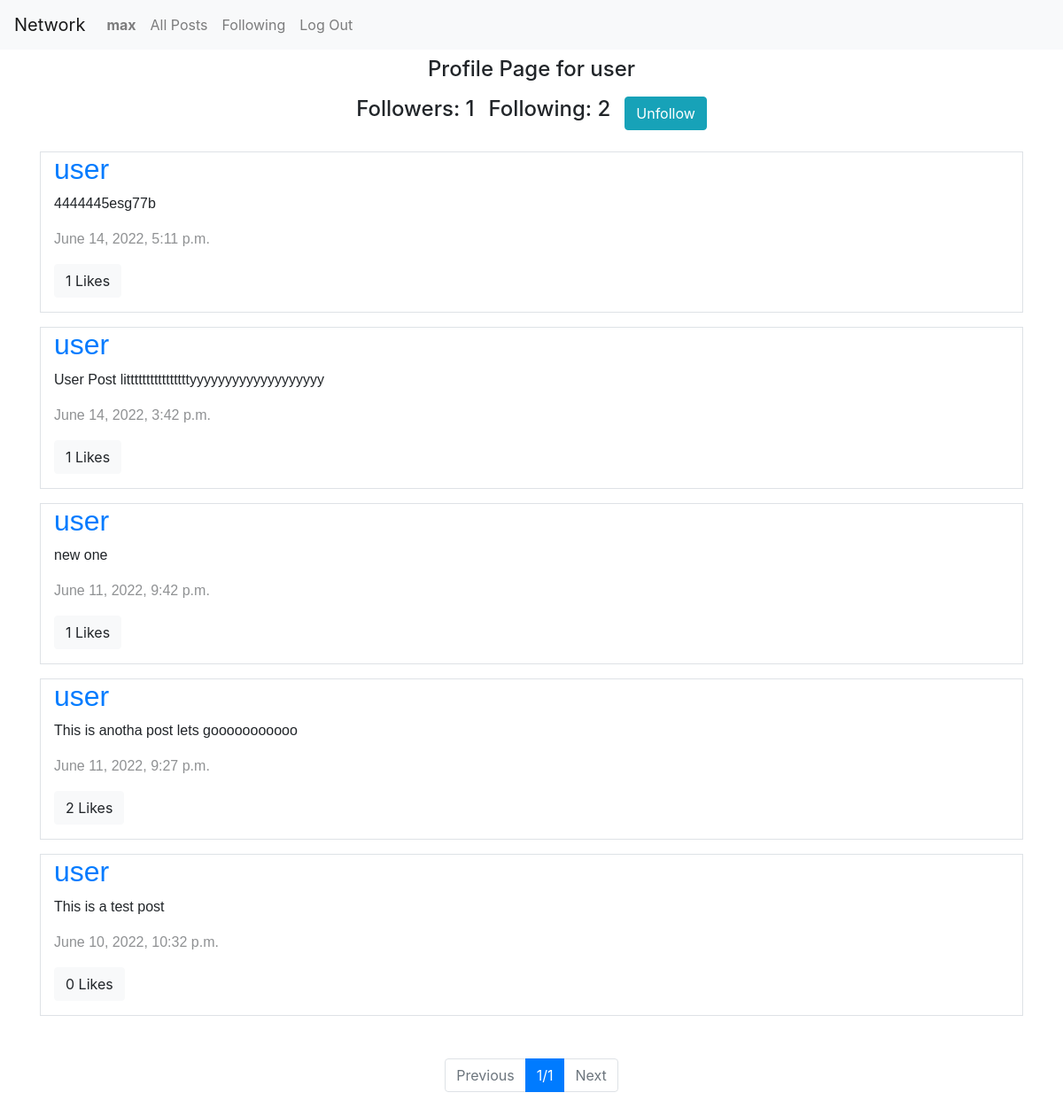
The app's page /user/user (signed in), older data.
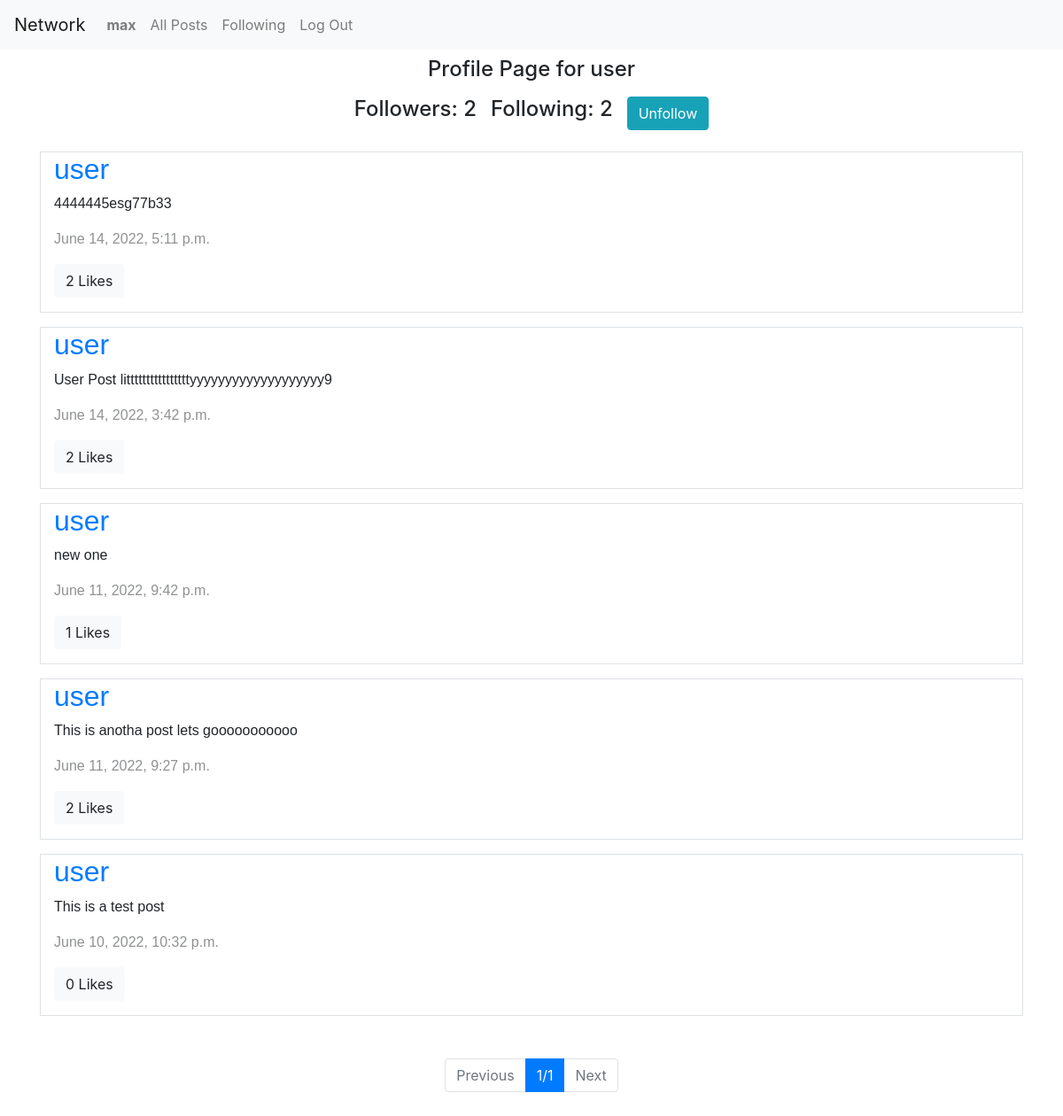
The same page, newer data.
### network/models.py (models this page shows, shortened)
class Follow(models.Model):
    account = models.ForeignKey(User, on_delete=models.CASCADE)
    follow = models.ManyToManyField(User, null=True, blank=True, related_name="Follows")

class Post(models.Model):
    poster = models.ForeignKey(User, on_delete=models.CASCADE, related_name="Posts")
    text = models.CharField(max_length=280)
    timestamp = models.DateTimeField(auto_now_add=True)
    like = models.ManyToManyField(User, related_name="Likes")

class User(AbstractUser):
    pass

### network/views.py (the view)
# urls.py: path("user/<str:userpage>", views.userpage, name="userpage"),
@login_required
def userpage(request, userpage):
    user = User.objects.get(username = userpage)
    follows = Follow.objects.get(account = user)
    posts = user.Posts.all()
    posts = posts.order_by('-timestamp')
    p = Paginator(posts, 10)
    page = request.GET.get('page')
    posts = p.get_page(page)
    if request.method == "POST":
        print(request.POST)
        if request.POST["button"] == "Follow":
           follows.follow.add(request.user)
        elif request.POST["button"] == "Unfollow":
            follows.follow.remove(request.user)
    if request.user in follows.follow.all():
        button = "Unfollow"
    else:
        button = "Follow"
    return render(request, "network/userpage.html", {
        "follows": follows,
        "posts": posts,
        "current": user,
        "button": button,
    })

### network/templates/network/userpage.html (shortened to what this page needs)
{% extends "network/layout.html" %}
{% load static %}
{% block body %}
<div class="container">
    <div class="d-flex justify-content-center mt-2">
        <h4>Profile Page for {{ current.username }}</h4>
    </div>
    <div class="d-flex justify-content-center">
        <h4 class="m-2">Followers: {{ follows.follow.count }}</h4>
        <h4 class="m-2">Following: {{ current.Follows.all.count }}</h4>
        {% if request.user != current %}
        <form method="POST">
            <button class="btn btn-info m-2" type="submit" name="button" value="{{ button }}">{{ button }}</button>
        </form>
        {% endif %}
    </div>
    {% for post in posts %}
    <div class="col border mt-3 pb-3">
        <div class="">
            <h2><a href="{% url 'userpage' post.poster %}">{{ post.poster }}</a></h2>
        </div>
        {% if post.poster == request.user %}
        <div class="" data-postid="{{ post.id }}">
            <p>{{ post.text }}</p>
            <p class="timestamp">{{ post.timestamp }}</p>
        </div>
        <button class="postText btn btn-info" data-postid="{{ post.id }}">Edit</button>
        {% else %}
        <div>
            <p>{{ post.text }}</p>
            <p class="timestamp">{{ post.timestamp }}</p>
        </div>
        {% endif %}
        {% if request.user in post.like.all %}
        <button class="post btn btn-warning" data-postid="{{ post.id }}">
            {{ post.like.count }} Likes
        </button>
        {% else %}
        <button class="post btn btn-light" data-postid="{{ post.id }}">
            {{ post.like.count }} Likes
        </button>
        {% endif %}
    </div>
{% endfor %}
</div>
<nav aria-label="...">
<ul class="pagination justify-content-center m-5">
    {% if posts.has_previous %}
        <li class="page-item">
        <a class="page-link" href="?page={{ posts.previous_page_number }}"  aria-disabled="true">Previous</a>
    {% else %}
        <li class="page-item disabled">
        <a class="page-link" href="#"  aria-disabled="true">Previous</a>
    {% endif %}
    </li>
    <li class="page-item active"><a class="page-link" href="#">{{ posts.number }}/{{ posts.paginator.num_pages }}</a></li>
    {% if posts.has_next %}
        <li class="page-item">
        <a class="page-link" href="?page={{ posts.next_page_number }}"  aria-disabled="true">Next</a>
    {% else %}
        <li class="page-item disabled">
        <a class="page-link" href="#">Next</a>
    {% endif %}
    </li>
</ul>
</nav>
{% endblock %}

Row changes from the older to the newer data that the page shows:
computed for Follow: follow.count "1" → "2"
changed Post: text "4444445esg77b" → "4444445esg77b33"; like.count "1" → "2"
changed Post: text "User Post littttttttttttttttyyyyyyyyyyyyyyyyyyy" → "User Post littttttttttttttttyyyyyyyyyyyyyyyyyyy9"; like.count "1" → "2"
